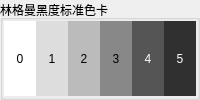
        <widget class="QGroupBox" name="groupBox">
         <property name="title">
          <string>林格曼黑度标准色卡</string>
         </property>
         <layout class="QHBoxLayout" name="horizontalLayout_13">
          <property name="spacing">
           <number>0</number>
          </property>
          <property name="sizeConstraint">
           <enum>QLayout::SetDefaultConstraint</enum>
          </property>
          <property name="leftMargin">
           <number>1</number>
          </property>
          <property name="topMargin">
           <number>1</number>
          </property>
          <property name="rightMargin">
           <number>1</number>
          </property>
          <property name="bottomMargin">
           <number>1</number>
          </property>
          <item>
           <widget class="QLabel" name="label_7">
            <property name="minimumSize">
             <size>
              <width>0</width>
              <height>24</height>
             </size>
            </property>
            <property name="palette">
             <palette>
              <active>
               <colorrole role="Base">
                <brush brushstyle="SolidPattern">
                 <color alpha="255">
                  <red>255</red>
                  <green>255</green>
                  <blue>255</blue>
                 </color>
                </brush>
               </colorrole>
               <colorrole role="Window">
                <brush brushstyle="SolidPattern">
                 <color alpha="255">
                  <red>255</red>
                  <green>255</green>
                  <blue>255</blue>
                 </color>
                </brush>
               </colorrole>
              </active>
              <inactive>
               <colorrole role="Base">
                <brush brushstyle="SolidPattern">
                 <color alpha="255">
                  <red>255</red>
                  <green>255</green>
                  <blue>255</blue>
                 </color>
                </brush>
               </colorrole>
               <colorrole role="Window">
                <brush brushstyle="SolidPattern">
                 <color alpha="255">
                  <red>255</red>
                  <green>255</green>
                  <blue>255</blue>
                 </color>
                </brush>
               </colorrole>
              </inactive>
              <disabled>
               <colorrole role="Base">
                <brush brushstyle="SolidPattern">
                 <color alpha="255">
                  <red>255</red>
                  <green>255</green>
                  <blue>255</blue>
                 </color>
                </brush>
               </colorrole>
               <colorrole role="Window">
                <brush brushstyle="SolidPattern">
                 <color alpha="255">
                  <red>255</red>
                  <green>255</green>
                  <blue>255</blue>
                 </color>
                </brush>
               </colorrole>
              </disabled>
             </palette>
            </property>
            <property name="autoFillBackground">
             <bool>true</bool>
            </property>
            <property name="frameShape">
             <enum>QFrame::NoFrame</enum>
            </property>
            <property name="frameShadow">
             <enum>QFrame::Sunken</enum>
            </property>
            <property name="lineWidth">
             <number>0</number>
            </property>
            <property name="text">
             <string>0</string>
            </property>
            <property name="alignment">
             <set>Qt::AlignCenter</set>
            </property>
            <property name="indent">
             <number>0</number>
            </property>
           </widget>
          </item>
          <item>
           <widget class="QLabel" name="label_11">
            <property name="minimumSize">
             <size>
              <width>0</width>
              <height>24</height>
             </size>
            </property>
            <property name="palette">
             <palette>
              <active>
               <colorrole role="Base">
                <brush brushstyle="SolidPattern">
                 <color alpha="255">
                  <red>255</red>
                  <green>255</green>
                  <blue>255</blue>
                 </color>
                </brush>
               </colorrole>
               <colorrole role="Window">
                <brush brushstyle="SolidPattern">
                 <color alpha="255">
                  <red>221</red>
                  <green>221</green>
                  <blue>221</blue>
                 </color>
                </brush>
               </colorrole>
              </active>
              <inactive>
               <colorrole role="Base">
                <brush brushstyle="SolidPattern">
                 <color alpha="255">
                  <red>255</red>
                  <green>255</green>
                  <blue>255</blue>
                 </color>
                </brush>
               </colorrole>
               <colorrole role="Window">
                <brush brushstyle="SolidPattern">
                 <color alpha="255">
                  <red>221</red>
                  <green>221</green>
                  <blue>221</blue>
                 </color>
                </brush>
               </colorrole>
              </inactive>
              <disabled>
               <colorrole role="Base">
                <brush brushstyle="SolidPattern">
                 <color alpha="255">
                  <red>221</red>
                  <green>221</green>
                  <blue>221</blue>
                 </color>
                </brush>
               </colorrole>
               <colorrole role="Window">
                <brush brushstyle="SolidPattern">
                 <color alpha="255">
                  <red>221</red>
                  <green>221</green>
                  <blue>221</blue>
                 </color>
                </brush>
               </colorrole>
              </disabled>
             </palette>
            </property>
            <property name="autoFillBackground">
             <bool>true</bool>
            </property>
            <property name="frameShape">
             <enum>QFrame::NoFrame</enum>
            </property>
            <property name="frameShadow">
             <enum>QFrame::Sunken</enum>
            </property>
            <property name="lineWidth">
             <number>0</number>
            </property>
            <property name="text">
             <string>1</string>
            </property>
            <property name="alignment">
             <set>Qt::AlignCenter</set>
            </property>
            <property name="indent">
             <number>0</number>
            </property>
           </widget>
          </item>
          <item>
           <widget class="QLabel" name="label_15">
            <property name="minimumSize">
             <size>
              <width>0</width>
              <height>24</height>
             </size>
            </property>
            <property name="palette">
             <palette>
              <active>
               <colorrole role="Base">
                <brush brushstyle="SolidPattern">
                 <color alpha="255">
                  <red>255</red>
                  <green>255</green>
                  <blue>255</blue>
                 </color>
                </brush>
               </colorrole>
               <colorrole role="Window">
                <brush brushstyle="SolidPattern">
                 <color alpha="255">
                  <red>187</red>
                  <green>187</green>
                  <blue>187</blue>
                 </color>
                </brush>
               </colorrole>
              </active>
              <inactive>
               <colorrole role="Base">
                <brush brushstyle="SolidPattern">
                 <color alpha="255">
                  <red>255</red>
                  <green>255</green>
                  <blue>255</blue>
                 </color>
                </brush>
               </colorrole>
               <colorrole role="Window">
                <brush brushstyle="SolidPattern">
                 <color alpha="255">
                  <red>187</red>
                  <green>187</green>
                  <blue>187</blue>
                 </color>
                </brush>
               </colorrole>
              </inactive>
              <disabled>
               <colorrole role="Base">
                <brush brushstyle="SolidPattern">
                 <color alpha="255">
                  <red>187</red>
                  <green>187</green>
                  <blue>187</blue>
                 </color>
                </brush>
               </colorrole>
               <colorrole role="Window">
                <brush brushstyle="SolidPattern">
                 <color alpha="255">
                  <red>187</red>
                  <green>187</green>
                  <blue>187</blue>
                 </color>
                </brush>
               </colorrole>
              </disabled>
             </palette>
            </property>
            <property name="autoFillBackground">
             <bool>true</bool>
            </property>
            <property name="frameShape">
             <enum>QFrame::NoFrame</enum>
            </property>
            <property name="frameShadow">
             <enum>QFrame::Sunken</enum>
            </property>
            <property name="lineWidth">
             <number>0</number>
            </property>
            <property name="text">
             <string>2</string>
            </property>
            <property name="alignment">
             <set>Qt::AlignCenter</set>
            </property>
            <property name="indent">
             <number>0</number>
            </property>
           </widget>
          </item>
          <item>
           <widget class="QLabel" name="label_12">
            <property name="minimumSize">
             <size>
              <width>0</width>
              <height>24</height>
             </size>
            </property>
            <property name="palette">
             <palette>
              <active>
               <colorrole role="Base">
                <brush brushstyle="SolidPattern">
                 <color alpha="255">
                  <red>255</red>
                  <green>255</green>
                  <blue>255</blue>
                 </color>
                </brush>
               </colorrole>
               <colorrole role="Window">
                <brush brushstyle="SolidPattern">
                 <color alpha="255">
                  <red>136</red>
                  <green>136</green>
                  <blue>136</blue>
                 </color>
                </brush>
               </colorrole>
              </active>
              <inactive>
               <colorrole role="Base">
                <brush brushstyle="SolidPattern">
                 <color alpha="255">
                  <red>255</red>
                  <green>255</green>
                  <blue>255</blue>
                 </color>
                </brush>
               </colorrole>
               <colorrole role="Window">
                <brush brushstyle="SolidPattern">
                 <color alpha="255">
                  <red>136</red>
                  <green>136</green>
                  <blue>136</blue>
                 </color>
                </brush>
               </colorrole>
              </inactive>
              <disabled>
               <colorrole role="Base">
                <brush brushstyle="SolidPattern">
                 <color alpha="255">
                  <red>136</red>
                  <green>136</green>
                  <blue>136</blue>
                 </color>
                </brush>
               </colorrole>
               <colorrole role="Window">
                <brush brushstyle="SolidPattern">
                 <color alpha="255">
                  <red>136</red>
                  <green>136</green>
                  <blue>136</blue>
                 </color>
                </brush>
               </colorrole>
              </disabled>
             </palette>
            </property>
            <property name="autoFillBackground">
             <bool>true</bool>
            </property>
            <property name="frameShape">
             <enum>QFrame::NoFrame</enum>
            </property>
            <property name="frameShadow">
             <enum>QFrame::Sunken</enum>
            </property>
            <property name="lineWidth">
             <number>0</number>
            </property>
            <property name="text">
             <string>3</string>
            </property>
            <property name="alignment">
             <set>Qt::AlignCenter</set>
            </property>
            <property name="indent">
             <number>0</number>
            </property>
           </widget>
          </item>
          <item>
           <widget class="QLabel" name="label_13">
            <property name="minimumSize">
             <size>
              <width>0</width>
              <height>24</height>
             </size>
            </property>
            <property name="palette">
             <palette>
              <active>
               <colorrole role="WindowText">
                <brush brushstyle="SolidPattern">
                 <color alpha="255">
                  <red>255</red>
                  <green>255</green>
                  <blue>255</blue>
                 </color>
                </brush>
               </colorrole>
               <colorrole role="Base">
                <brush brushstyle="SolidPattern">
                 <color alpha="255">
                  <red>255</red>
                  <green>255</green>
                  <blue>255</blue>
                 </color>
                </brush>
               </colorrole>
               <colorrole role="Window">
                <brush brushstyle="SolidPattern">
                 <color alpha="255">
                  <red>85</red>
                  <green>85</green>
                  <blue>85</blue>
                 </color>
                </brush>
               </colorrole>
              </active>
              <inactive>
               <colorrole role="WindowText">
                <brush brushstyle="SolidPattern">
                 <color alpha="255">
                  <red>255</red>
                  <green>255</green>
                  <blue>255</blue>
                 </color>
                </brush>
               </colorrole>
               <colorrole role="Base">
                <brush brushstyle="SolidPattern">
                 <color alpha="255">
                  <red>255</red>
                  <green>255</green>
                  <blue>255</blue>
                 </color>
                </brush>
               </colorrole>
               <colorrole role="Window">
                <brush brushstyle="SolidPattern">
                 <color alpha="255">
                  <red>85</red>
                  <green>85</green>
                  <blue>85</blue>
                 </color>
                </brush>
               </colorrole>
              </inactive>
              <disabled>
               <colorrole role="WindowText">
                <brush brushstyle="SolidPattern">
                 <color alpha="255">
                  <red>120</red>
                  <green>120</green>
                  <blue>120</blue>
                 </color>
                </brush>
               </colorrole>
               <colorrole role="Base">
                <brush brushstyle="SolidPattern">
                 <color alpha="255">
                  <red>85</red>
                  <green>85</green>
                  <blue>85</blue>
                 </color>
                </brush>
               </colorrole>
               <colorrole role="Window">
                <brush brushstyle="SolidPattern">
                 <color alpha="255">
                  <red>85</red>
                  <green>85</green>
                  <blue>85</blue>
                 </color>
                </brush>
               </colorrole>
              </disabled>
             </palette>
            </property>
            <property name="autoFillBackground">
             <bool>true</bool>
            </property>
            <property name="frameShape">
             <enum>QFrame::NoFrame</enum>
            </property>
            <property name="frameShadow">
             <enum>QFrame::Sunken</enum>
            </property>
            <property name="lineWidth">
             <number>0</number>
            </property>
            <property name="text">
             <string>4</string>
            </property>
            <property name="alignment">
             <set>Qt::AlignCenter</set>
            </property>
            <property name="indent">
             <number>0</number>
            </property>
           </widget>
          </item>
          <item>
           <widget class="QLabel" name="label_14">
            <property name="minimumSize">
             <size>
              <width>0</width>
              <height>24</height>
             </size>
            </property>
            <property name="palette">
             <palette>
              <active>
               <colorrole role="WindowText">
                <brush brushstyle="SolidPattern">
                 <color alpha="255">
                  <red>255</red>
                  <green>255</green>
                  <blue>255</blue>
                 </color>
                </brush>
               </colorrole>
               <colorrole role="Base">
                <brush brushstyle="SolidPattern">
                 <color alpha="255">
                  <red>255</red>
                  <green>255</green>
                  <blue>255</blue>
                 </color>
                </brush>
               </colorrole>
               <colorrole role="Window">
                <brush brushstyle="SolidPattern">
                 <color alpha="255">
                  <red>48</red>
                  <green>48</green>
                  <blue>48</blue>
                 </color>
                </brush>
               </colorrole>
              </active>
              <inactive>
               <colorrole role="WindowText">
                <brush brushstyle="SolidPattern">
                 <color alpha="255">
                  <red>255</red>
                  <green>255</green>
                  <blue>255</blue>
                 </color>
                </brush>
               </colorrole>
               <colorrole role="Base">
                <brush brushstyle="SolidPattern">
                 <color alpha="255">
                  <red>255</red>
                  <green>255</green>
                  <blue>255</blue>
                 </color>
                </brush>
               </colorrole>
               <colorrole role="Window">
                <brush brushstyle="SolidPattern">
                 <color alpha="255">
                  <red>48</red>
                  <green>48</green>
                  <blue>48</blue>
                 </color>
                </brush>
               </colorrole>
              </inactive>
              <disabled>
               <colorrole role="WindowText">
                <brush brushstyle="SolidPattern">
                 <color alpha="255">
                  <red>120</red>
                  <green>120</green>
                  <blue>120</blue>
                 </color>
                </brush>
               </colorrole>
               <colorrole role="Base">
                <brush brushstyle="SolidPattern">
                 <color alpha="255">
                  <red>48</red>
                  <green>48</green>
                  <blue>48</blue>
                 </color>
                </brush>
               </colorrole>
               <colorrole role="Window">
                <brush brushstyle="SolidPattern">
                 <color alpha="255">
                  <red>48</red>
                  <green>48</green>
                  <blue>48</blue>
                 </color>
                </brush>
               </colorrole>
              </disabled>
             </palette>
            </property>
            <property name="autoFillBackground">
             <bool>true</bool>
            </property>
            <property name="frameShape">
             <enum>QFrame::NoFrame</enum>
            </property>
            <property name="frameShadow">
             <enum>QFrame::Sunken</enum>
            </property>
            <property name="lineWidth">
             <number>0</number>
            </property>
            <property name="text">
             <string>5</string>
            </property>
            <property name="alignment">
             <set>Qt::AlignCenter</set>
            </property>
            <property name="indent">
             <number>0</number>
            </property>
           </widget>
          </item>
         </layout>
        </widget>
